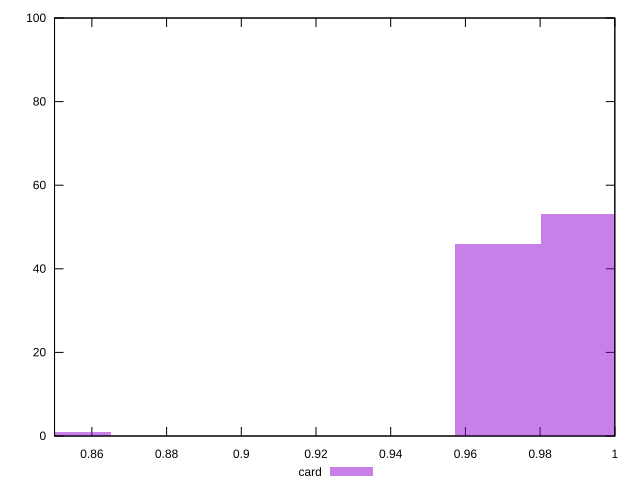

Source code (gnuplot):
reset

$card <<EOF
0.8534753095569727 1
0.991876711106752 53
0.9688098108484555 46
EOF

set key outside below
set boxwidth 0.02306690025829656
set xrange [0.85:1]
set yrange [0:100]
set trange [0:100]
set style fill transparent solid 0.5 noborder
set terminal svg size 640, 490 enhanced background rgb 'white'
set output "reports/report_00032_2021-02-25T10-28-15.087Z/meta/score/comparison/histogram/2_vs_3.svg"

plot $card title "card" with boxes

reset
